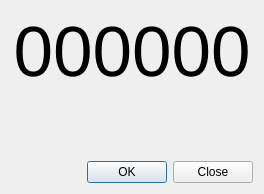
<?xml version="1.0" encoding="UTF-8"?>
<ui version="4.0">
 <class>TotpDialog</class>
 <widget class="QWidget" name="TotpDialog">
  <property name="geometry">
   <rect>
    <x>0</x>
    <y>0</y>
    <width>264</width>
    <height>194</height>
   </rect>
  </property>
  <property name="windowTitle">
   <string>Timed Password</string>
  </property>
  <layout class="QVBoxLayout" name="verticalLayout">
   <item>
    <widget class="QLabel" name="totpLabel">
     <property name="font">
      <font>
       <pointsize>53</pointsize>
      </font>
     </property>
     <property name="text">
      <string notr="true">000000</string>
     </property>
     <property name="alignment">
      <set>Qt::AlignCenter</set>
     </property>
    </widget>
   </item>
   <item>
    <widget class="VaultProgressBar" name="progressBar">
     <property name="value">
      <number>0</number>
     </property>
    </widget>
   </item>
   <item>
    <widget class="QLabel" name="timerLabel">
     <property name="text">
      <string/>
     </property>
    </widget>
   </item>
   <item>
    <widget class="VaultDialogButtonBox" name="buttonBox">
     <property name="standardButtons">
      <set>QDialogButtonBox::Close|QDialogButtonBox::Ok</set>
     </property>
    </widget>
   </item>
  </layout>
 </widget>
 <customwidgets>
  <customwidget>
   <class>VaultDialogButtonBox</class>
   <extends>QDialogButtonBox</extends>
   <header>gui/vault/VaultControls.h</header>
  </customwidget>
  <customwidget>
   <class>VaultProgressBar</class>
   <extends>QWidget</extends>
   <header>gui/vault/VaultControls.h</header>
  </customwidget>
 </customwidgets>
 <resources/>
 <connections/>
</ui>
